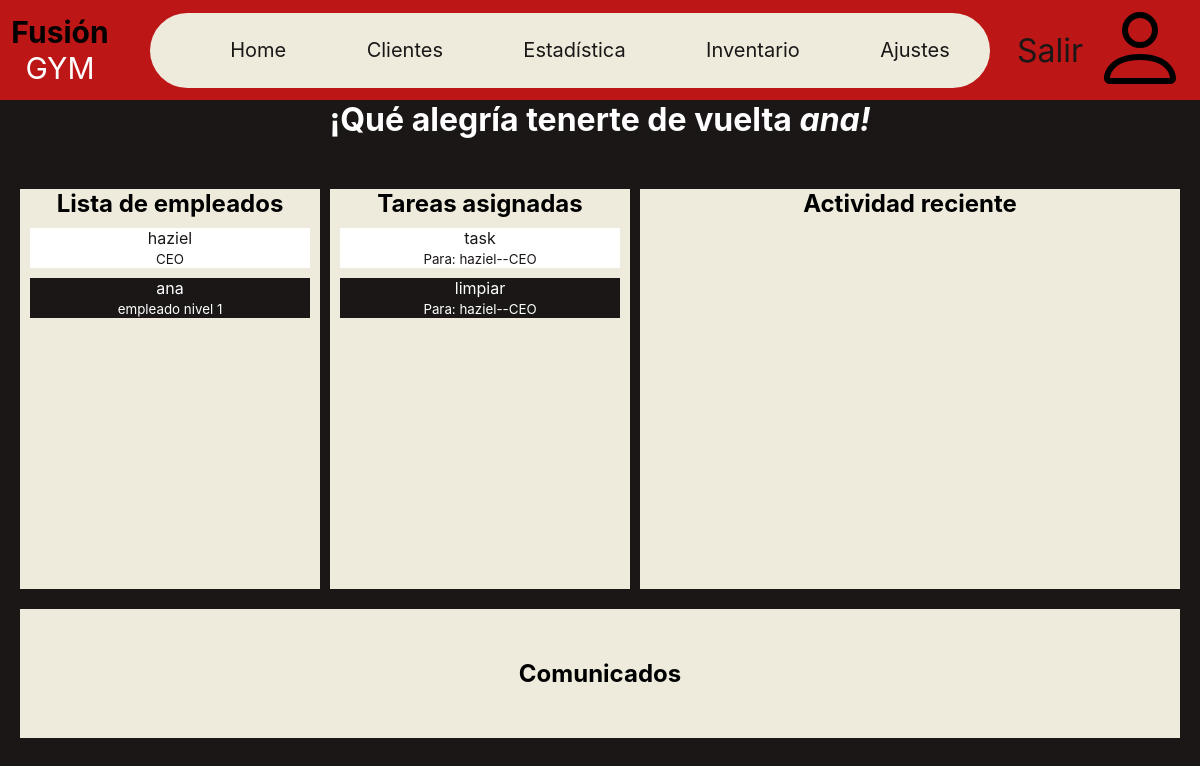
Page /personal (signed in) on the committed database.
### base/models.py (models this page shows, shortened)
class Staff(AbstractUser):
    username = models.CharField(max_length=200, default="", unique=True)
    RANKS = (
        'CEO', 'segundo al mando',
        'empleado nivel 1', 'empleado nivel 2')
    ranks_readable = tuple(zip(RANKS, RANKS))
    rank = models.CharField(
        max_length=50, choices=ranks_readable, default=RANKS[-1])
    def __str__(self):
        return f'{self.username}--{self.rank}'

class Task(models.Model):
    name = models.CharField(max_length=50)
    description = models.TextField(default='', blank=True)
    assigned_by = models.ForeignKey(
        Staff, on_delete=models.CASCADE, null=True, related_name='assigned_by')
    assigned_to = models.ForeignKey(
        Staff, on_delete=models.CASCADE, null=True, related_name='assigned_to')
    duration = models.TimeField()
    importance_level = ((1, 1), (2, 2), (3, 3))
    importance = models.SmallIntegerField(choices=importance_level, default=2)
    is_complete = models.BooleanField(default=False)

### base/views.py (the view)
# urls.py: path('personal',views.staff_page,name='staff'),
@login_required(login_url='login-page')
def staff_page(req):
    users = Staff.objects.all()
    now = str(datetime.now())
    morning = f"{now.split(' ')[0]} 00:00:00"
    activity = Activity.objects.filter(date__range=[morning,now])
    tasks = Task.objects.all()
    dispatches = Dispatches.objects.all()
    context = {'title': 'Perfil', 'staff': users,
    'activity':activity, 'tasks':tasks, 'dispatches':dispatches}
    return render(req, 'base/staff.html', context)

### base/templates/base/staff.html (shortened to what this page needs)
{% extends 'main.html' %}
{% load static %}
{% block content %}
<link rel="stylesheet" href="{% static 'styles/staff.css' %}">
{% include 'menu.html' %}
<h1 class="welcome-name">
    ¡Qué alegría tenerte de vuelta <i>{{request.user.username}}!</i>
</h1>
<main>
    <article class="profile-content">
        <h2>Lista de empleados</h2>
        {% for user in staff %}
        <section class="card user-card">
                <p>{{user.username}}</p>
                <small>{{user.rank}}</small>
        </section>
        {% endfor %}
    </article>
    <article class="profile-content">
        <h2>Tareas asignadas</h2>
        {% for task in tasks %}
        <section class="card task-card">
                <p>{{task.name}}</p>
                <small>Para: {{task.assigned_to}}</small>
        </section>
        {% endfor %}
    </article>
    <article class="profile-content">
        <h2>Actividad reciente</h2>
    </article>
    <footer class="profile-content dispatches">
        <h2>Comunicados</h2>
    </footer>
</main>
{% endblock content %}

### static/styles/main.css (style rules this page uses)
body { box-sizing: border-box; background-color: #1b1717; font-family: 'inter'; overflow-x: hidden; }
*, *::after, *::before { box-sizing: inherit; margin: 0; }
.welcome-name { text-align: center; color: #fff; }

### static/styles/staff.css (style rules this page uses)
main { display: grid; margin: 50px 20px 0 ; grid-template-columns: 25vw 25vw auto; grid-template-rows: 50vh auto; grid-column-gap:10px; grid-row-gap:20px; text-align: center; }
.profile-content { background-color: #EEEBDD; overflow-y: scroll; }
footer { grid-column-start:span 3; padding: 50px; }
.card { margin:10px; background-color: #1B1717; color: #FFF; }
.card:nth-child(even) { background-color: #FFF; color:#1B1717; }

### rows in the picture
Staff: user.username "ana", username "ana", rank "empleado nivel 1"
Staff: username "haziel", rank "CEO"
Task: name "task", assigned_to "haziel--CEO"
Task: name "limpiar", assigned_to "haziel--CEO"
